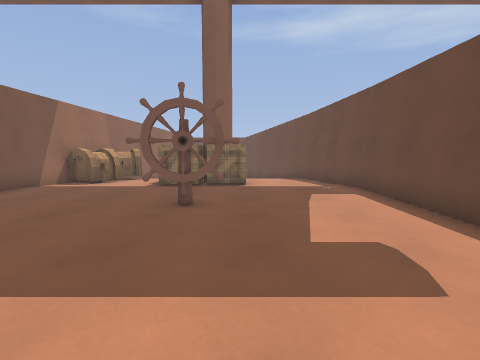
view 1 (above)

14 first-person views from a walk through a level from a Godot 3-D game. The camera is 1.3 m above the floor, tilts 6° down and sees 80° across. The floor is counted in squares, 1 m on a side. Each view is taken from the middle of a square. On the plan, view 1 faces up. The plan holds only what a view shows up to about 13 squares ahead; the rest is blank. The place goes on beyond the plan. Surface patterns are stand-ins for the level's own textures.

view 2
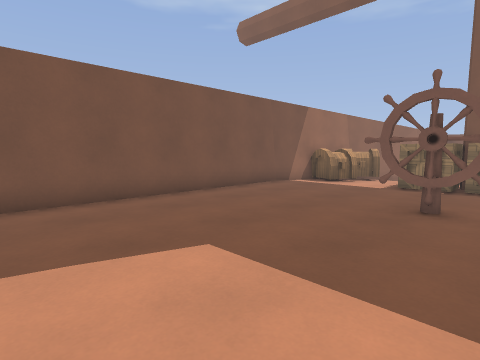

view 3
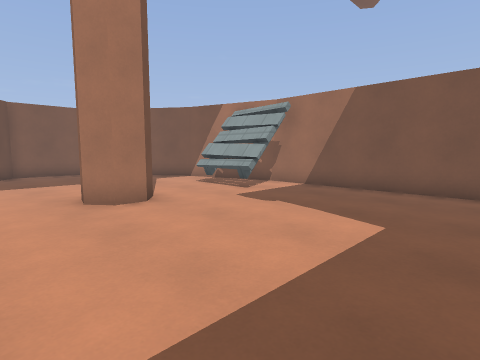

view 4
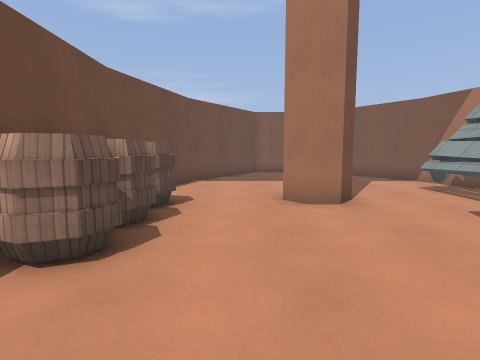

view 5
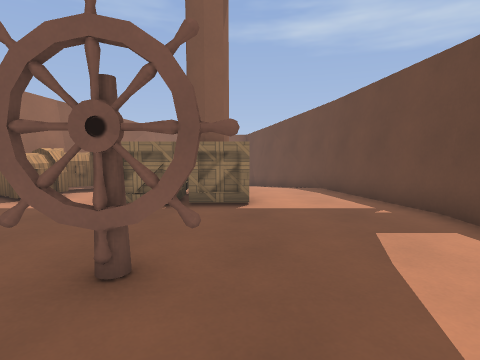

view 6
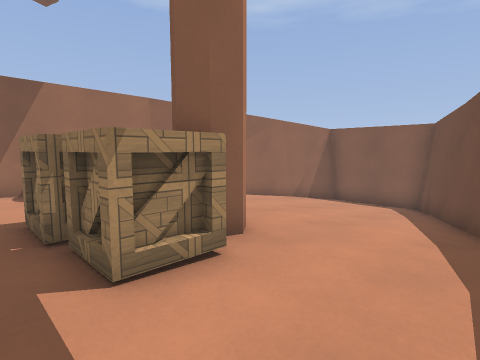

view 7
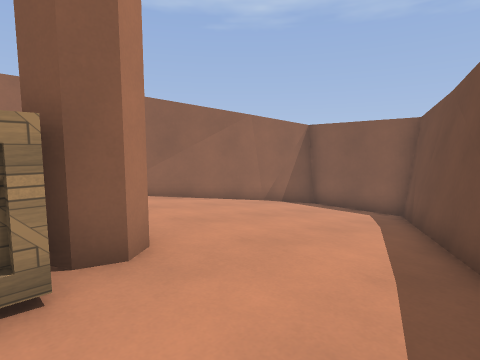

view 8
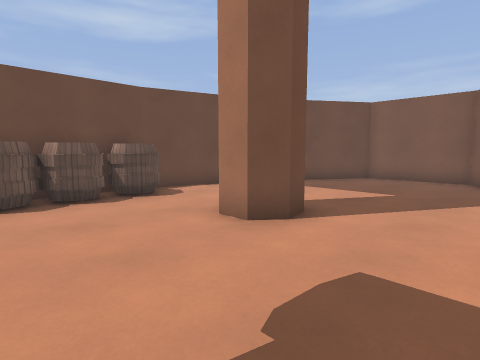

view 9
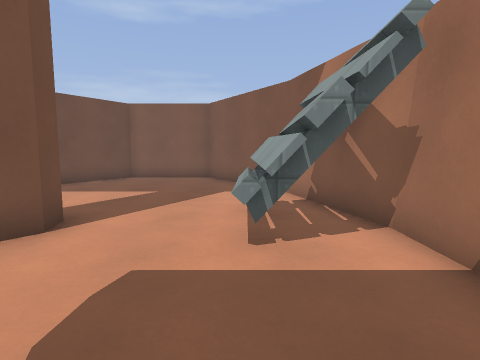

view 10
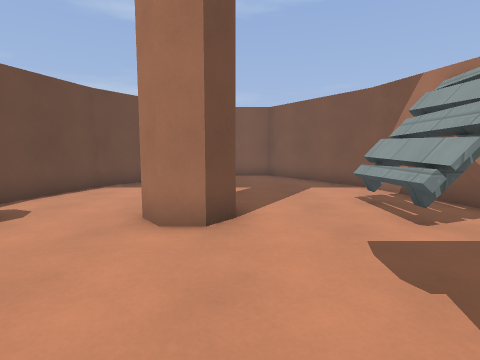

view 11
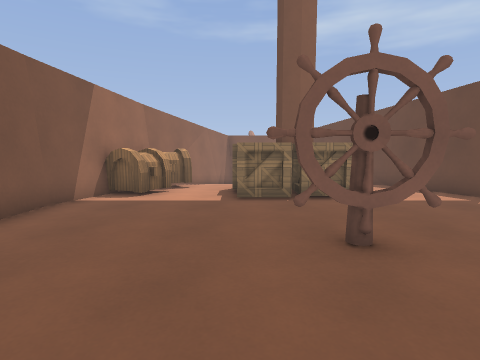

view 12
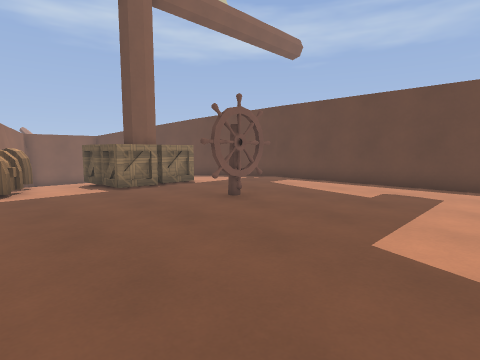

view 13
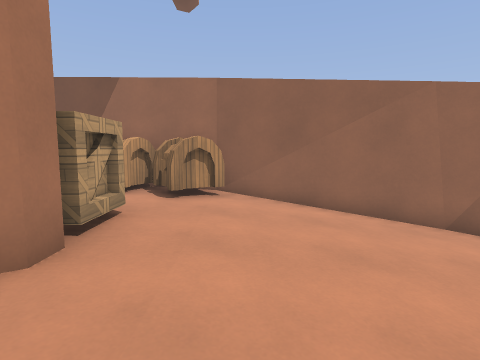

view 14
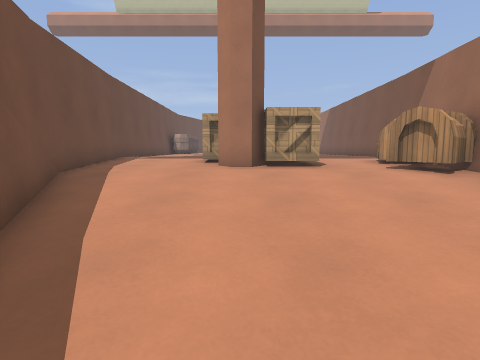

### Floor plan
Key: @ floor where view 1 was taken; # wall or solid block; . main floor; - floor 0.25 m lower than the main floor; _ floor 0.5 m lower than the main floor; < floor 0.75 m lower than the main floor; ( floor 1 m lower than the main floor; C chest; R crate; W wheel; B barrel.
Columns run from 8 left of view 1 to 4 right of it. Each row starts with its distance up from view 1.
 23     ######
 22     #((((#
 21    ##<<<<#
 20    #<<<<<##
 19   ##______#
 18   #_______##
 17  ##________#
 16  #---------#
 15  #CC-------##
 14  #CC-RR#----#
 13  #C--RR#R---#
 12  #C..RRRR...#
 11 ##...RRRR...#
 10 #...........#
  9 #...........#
  8 #...........#
  7 #....WWWW...#
  6 #...........#
  5 #...........#
  4 #...........#
  3 #...........#
  2 #...........#
  1 #..........B#
  0 #.......@..B#
 -1 #..........B#
 -2 #..........B#
 -3 #.##..###..BB
 -4 #.##..###...#
 -5 ####........#
 -6  #..........#
 -7  #.........##
 -8  ##........#
 -9   #.......##
-10   ##......#
-11    #.....##
-12    ##....#
-13     ######

Positions as (right, up) in squares from view 1, and headings:
1: (0, 0), facing up
2: (0, 0), facing up-left
3: (2, 4), facing down-left
4: (1, 4), facing down
5: (0, 4), facing up
6: (3, 10), facing up-left
7: (3, 12), facing up-left
8: (-5, 1), facing down-right
9: (-5, 1), facing down
10: (-2, 2), facing down
11: (-3, 3), facing up
12: (-7, 1), facing up-right
13: (2, 16), facing left
14: (-1, 22), facing down
